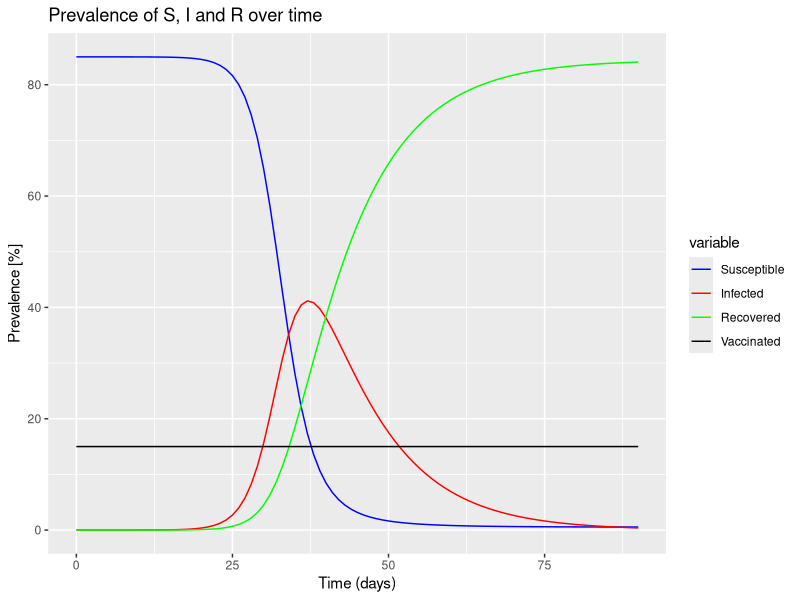

This chart was generated by the following R code:
# INFECTIOUS dISEASE MODELLING
# Module 2 e-tivity 2 - A separate compartment for vaccination

library(deSolve)  # solves the model
library(reshape2) # changes hte shape of the model output
library(ggplot2)  # plots

pop <- 10^6

parameters <- c(beta = 0.6, # infection rate
                gamma = 1/10, # natural recovery rate
                p = 0.15) # vaccination coverage

ini_state <- c(S = unname((1-parameters["p"]) * (pop-1)),
               I = 1,
               R = 0, # naturally recovered
               V = unname(parameters["p"] * (pop-1))) # already vaccinated people 

Ro <- unname(parameters["beta"]/parameters["gamma"])
times <- 0:90

vacc_model <- function(time, state, parameters) {
  
  with(as.list(c(state, parameters)),{
    N <- S + I + R + V # Total population size
    
    lambda <- beta * I/N
    
    dS <- -lambda*S
    dI <- lambda*S - gamma*I
    dR <- gamma*I
    dV <- 0
    
    return(list(c(dS,dI,dR,dV)))
  })
}

output <- as.data.frame(ode(y = ini_state,
                            times = times,
                            func = vacc_model,
                            parms = parameters))

output_long <- melt(as.data.frame(output), id="time")
output_long$prevalence <- output_long$value/sum(ini_state)

graf <- ggplot(data = output_long,
               aes(x = time,
                   y = prevalence*100,
                   colour = variable,
                   group = variable)) +
  geom_line() +
  xlab("Time (days)") +
  ylab("Prevalence [%]") +
  labs(title = "Prevalence of S, I and R over time") +
  scale_color_manual(labels = c("Susceptible", "Infected", "Recovered", "Vaccinated"), values = c("blue", "red", "green", "black"))

print(graf)
